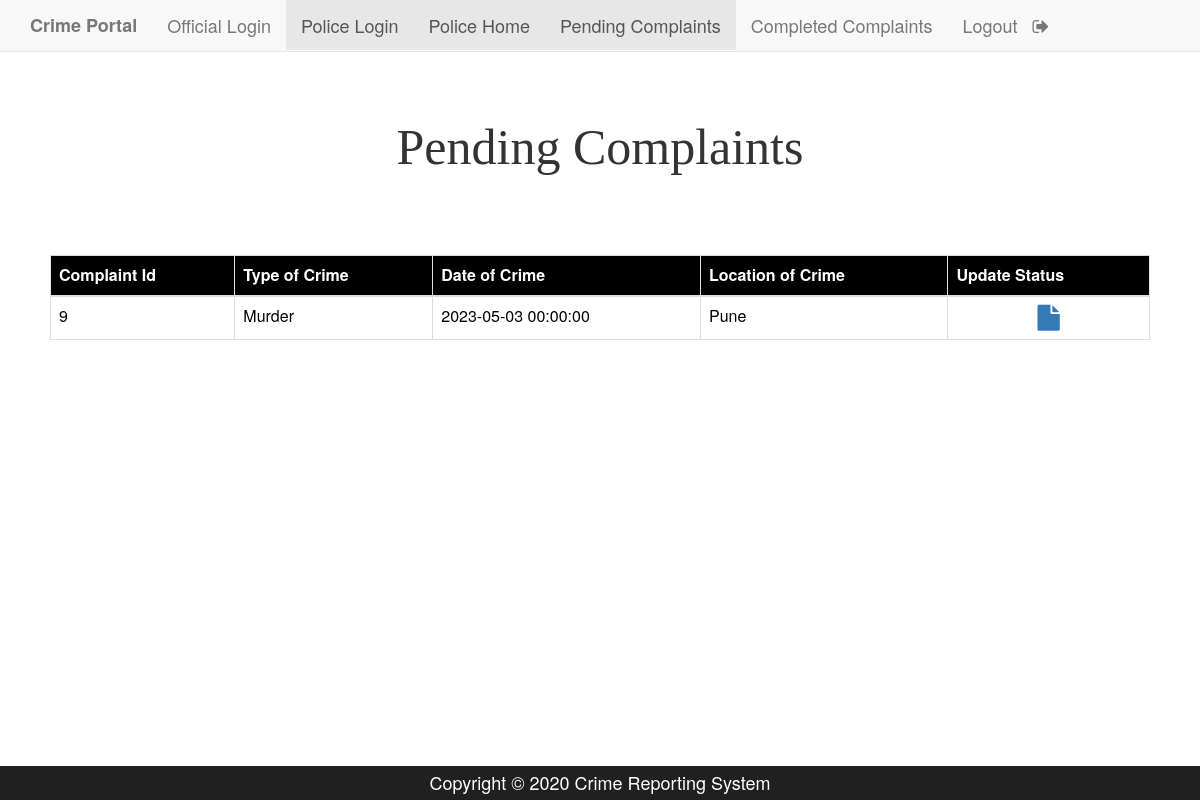
Page /SALINIPRACHI_CRS/police_pending_complain.php?p_id=a201 on the committed database.
### tables this page shows
CREATE TABLE `complaint` (
  `c_id` int(11) NOT NULL,
  `a_no` bigint(12) NOT NULL,
  `location` varchar(50) NOT NULL,
  `type_crime` varchar(50) NOT NULL,
  `crimedate` datetime NOT NULL,
  `complaintdate` datetime NOT NULL,
  `culprit` varchar(300) NOT NULL,
  `description` varchar(7000) NOT NULL,
  `image` varchar(300) NOT NULL,
  `inc_status` varchar(50) DEFAULT 'Unassigned',
  `pol_status` varchar(50) DEFAULT 'null',
  `p_id` varchar(50) DEFAULT 'Null'
);

### SALINIPRACHI_CRS/police_pending_complain.php (the view, shortened to what this page needs)
<?php
$conn=mysqli_connect('localhost','root','','crime_portal','3306');
	$p_id=$_GET['p_id'];
	$result1=mysqli_query($conn,"SELECT * FROM police where p_id='$p_id'");
    $q2=mysqli_fetch_assoc($result1);
    $location=$q2['location'];
	?>
<html>
<head>
	<link rel="stylesheet" type="text/css" href="https://maxcdn.bootstrapcdn.com/bootstrap/3.3.5/css/bootstrap.min.css">
	<link rel="stylesheet" type="text/css" href="https://maxcdn.bootstrapcdn.com/font-awesome/4.4.0/css/font-awesome.min.css">
</head>
<body>
<br><br>
<nav class="navbar navbar-default navbar-fixed-top">
    <div class="container">
      <div class="navbar-header">
	  <a class="navbar-brand" href="home.php"><b>Crime Portal</b></a>
      </div>
      <div id="navbar" class="collapse navbar-collapse">
        <ul class="nav navbar-nav">
           <li><a href="official_login.php">Official Login</a></li>
           <li class="active"><a href="policelogin.php">Police Login</a></li>
		   <li class="active"><a href="police_pending_complain.php">Police Home</a></li>
		   <li class="active" ><a href="police_pending_complain.php">Pending Complaints</a></li>
        <li ><a href="police_complete.php">Completed Complaints</a></li>
        <li><a href="p_logout.php">Logout &nbsp <i class="fa fa-sign-out" aria-hidden="true"></i></a></li>
        </ul>
    </div>
  </div>
 </nav>
<h2>Pending Complaints</h2><br>
 <div style="padding:50px;">
   <table class="table table-bordered">
    <thead class="thead-dark" style="background-color: black; color: white;">
      <tr>
        <th scope="col">Complaint Id</th>
        <th scope="col">Type of Crime</th>
        <th scope="col">Date of Crime</th>
        <th scope="col">Location of Crime</th>
        <th scope="col">Update Status</th>
      </tr>
    </thead>
<?php
 $result=mysqli_query($conn,"SELECT * FROM complaint where location='$location' and pol_status<>'Criminal Charged' order by c_id desc");
      while($rows=mysqli_fetch_assoc($result))
	  {
    ?>
    <tbody style="background-color: white; color: black;">
      <tr>
        <td><?php echo $rows['c_id']; ?></td>
        <td><?php echo $rows['type_crime']; ?></td>
        <td><?php echo $rows['crimedate']; ?></td>
        <td><?php echo $rows['location']; ?></td>
		<td><center><a href='police_complainDetails.php?c_id=<?php echo $rows[c_id]?>' ><i class='fa fa-file' style='font-size:26px;'/></a></center></td>
      </tr>
    </tbody>
    <?php
    }
    ?>
</table>
</div>
<div class="fixed-footer">
        <div class="container">Copyright &copy; 2020 Crime Reporting System</div>
</div>
</body>
</body>
</html>

### SALINIPRACHI_CRS/police_pending_complain.php (style rules this page uses)
h2 { font-family:Georgia; font-size:50px; text-align:center; }
.fixed-footer { width:100%; position:fixed; bottom:0; background:#202020; padding:4px; color:white; }
.container { font-size:18px; text-align:center; }

### rows in the picture
complaint: c_id "9", type_crime "Murder", crimedate "2023-05-03 00:00:00", location "Pune"
